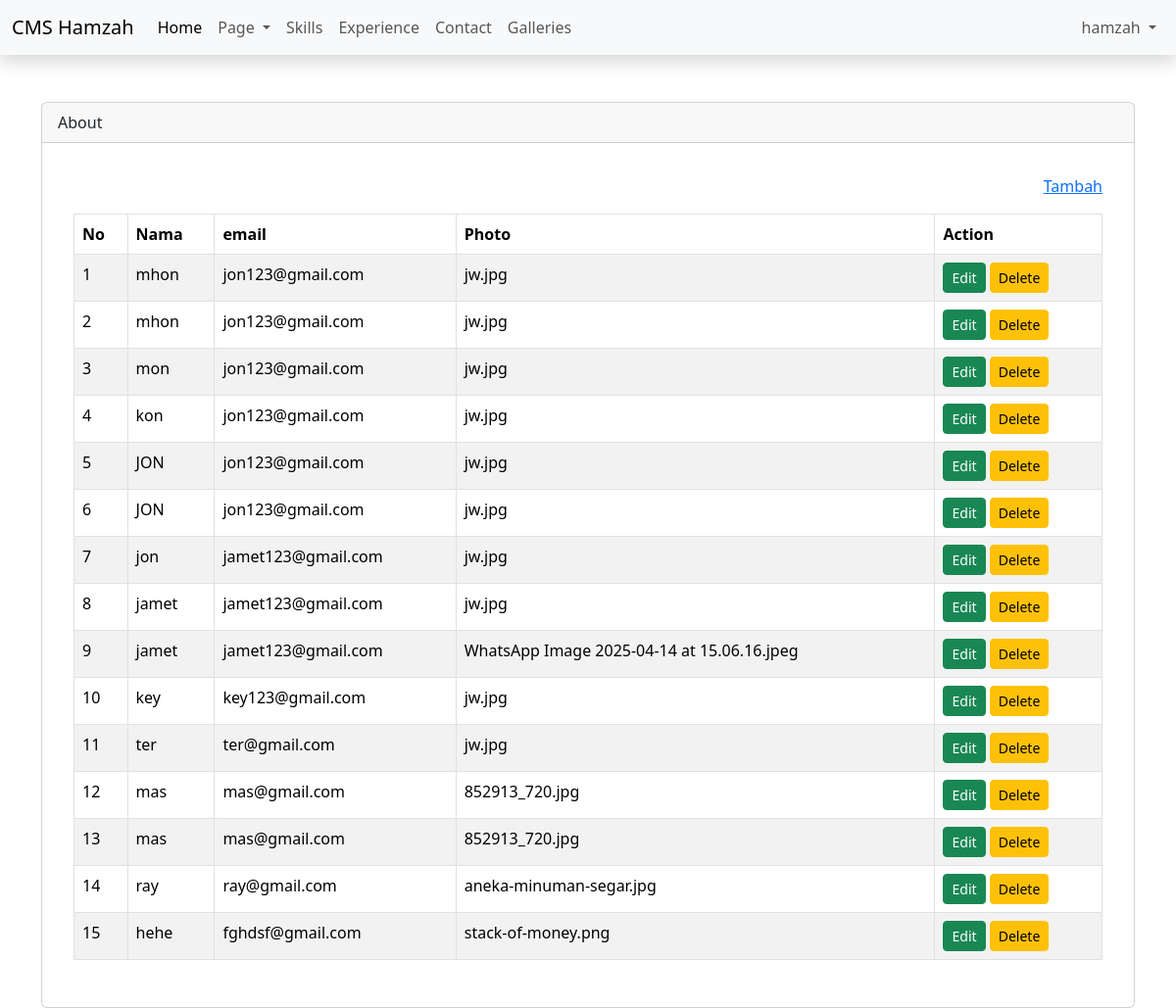
Page /admin/dashboard.php?page=about (signed in) on the committed database.
### tables this page shows
CREATE TABLE `about` (
  `id` int(1) NOT NULL,
  `name` varchar(50) NOT NULL,
  `date` date NOT NULL,
  `address` text DEFAULT NULL,
  `code` int(11) DEFAULT NULL,
  `email` varchar(256) NOT NULL,
  `phone` int(11) DEFAULT NULL,
  `photo` varchar(100) NOT NULL,
  `content` text DEFAULT NULL,
  `judul` varchar(256) DEFAULT NULL,
  `status` tinyint(1) NOT NULL DEFAULT 1,
  `created_at` timestamp NOT NULL DEFAULT current_timestamp(),
  `update_at` timestamp NULL DEFAULT NULL ON UPDATE current_timestamp()
);

### admin/content/about.php (the view, shortened to what this page needs)
<?php
$query = mysqli_query($config, "SELECT * FROM about ORDER BY id DESC");
$row = mysqli_fetch_all($query, MYSQLI_ASSOC);
?>
                        <div class="card-body">
                                <div class="table-responsive">
                                    <div align="right" class="mb-3">
                                        <a href="?page=tambah-about">Tambah</a>
                                    </div>
                                    <table class="table table-bordered table-striped">
                                        <thead>
                                            <tr>
                                                <th>No</th>
                                                <th>Nama</th>
                                                <th>email</th>
                                                <th>Photo</th>
                                                <th>Action</th>
                                            </tr>
                                        </thead>
                                        <tbody>
                                            <?php foreach ($row as $key => $data): ?>
                                            <tr>
                                                <td><?= $key +1?></td>
                                                <td><?= $data['name']?></td>
                                                <td><?= $data['email'] ?></td>
                                                <td><?= $data['photo'] ?></td>
                                                <td>
                                                    <a href="?page=tambah-about&edit=<?php echo $data['id']?>" class="btn btn-success btn-sm">Edit</a>
                                                    <a onclick="return confirm('Are You Sure?')" href="user.php"  class="btn btn-warning btn-sm">Delete</a>
                                                </td>
                                            </tr>
                                            <?php endforeach; ?>
                                        </tbody>
                                    </table>
                                </div>
                            </div>

### admin/dashboard.php (shortened to what this page needs)
<?php
$_nama = isset($_SESSION['NAME']) ? $_SESSION['NAME'] : '';
?>
<!DOCTYPE html>
<html lang="en">
<head>
    <link
        rel="stylesheet"
        href="	https://cdn.jsdelivr.net/npm/bootstrap@5.3.6/dist/css/bootstrap.min.css" />
    <link href="https://cdn.jsdelivr.net/npm/summernote@0.9.0/dist/summernote-lite.min.css" rel="stylesheet">
    <link rel="stylesheet" href="https://cdn.datatables.net/2.3.1/css/dataTables.dataTables.css" />
</head>
<body>
    <div class="wrapper">
        <?php include 'inc/header.php'; ?>
        <div class="content mt-5">
            <div class="container">
                <div class="row">
                    <div class="col-sm-12">
                        <div class="card">
                            <div class="card-header">
                                <?php echo isset($_GET['page']) ? str_replace("-", " ", ucfirst($_GET['page'])) : 'home' ?>
                            </div>
                            <div class="card-body">
                                <?php if (isset($_GET['page'])) {
                                    if (file_exists("content/" . $_GET['page'] . ".php")) {
                                        include "content/" . $_GET['page'] . ".php";
                                    } else {
                                        include "content/home.php";
                                    }
                                }
                                ?>
                            </div>
                        </div>
                    </div>
                </div>
            </div>
        </div>
    </div>
</body>
</html>

### admin/inc/header.php (shortened to what this page needs)
<header class="shadow">
    <nav class="navbar navbar-expand-lg bg-body-tertiary">
        <div class="container-fluid">
            <a class="navbar-brand" href="#">CMS Hamzah</a>
            <div class="collapse navbar-collapse" id="navbarSupportedContent">
                <ul class="navbar-nav me-auto mb-2 mb-lg-0">
                    <a class="nav-link active" aria-current="page" href="#">Home</a>
                    <li class="nav-item dropdown">
                        <a class="nav-link dropdown-toggle" href="#" role="button" data-bs-toggle="dropdown" aria-expanded="false">
                            Page
                        </a>
                    </li>
                    <li class="nav-item">
                        <a class="nav-link" href="?page=manage-skill">Skills</a>
                    </li>
                    <li class="nav-item">
                        <a class="nav-link" href="?page=manage-experience">Experience</a>
                    </li>
                    <li class="nav-item">
                        <a class="nav-link" href="?page=manage-contact">Contact</a>
                    </li>
                    <li class="nav-item">
                        <a class="nav-link" href="?page=manage-galery">Galleries</a>
                    </li>
                </ul>
                <ul class="navbar-nav mr-auto mb-2 mb-lg-0">
                    <li class="nav-item dropdown">
                        <a class="nav-link dropdown-toggle" href="#" role="button" data-bs-toggle="dropdown" aria-expanded="false">
                            <?php echo $_nama; ?>
                        </a>
                    </li>
                </ul>
            </div>
        </div>
    </nav>
</header>

### rows in the picture
about: name "mhon", email "jon123@gmail.com", photo "jw.jpg"
about: name "mhon", email "jon123@gmail.com", photo "jw.jpg"
about: name "mon", email "jon123@gmail.com", photo "jw.jpg"
about: name "kon", email "jon123@gmail.com", photo "jw.jpg"
about: name "JON", email "jon123@gmail.com", photo "jw.jpg"
about: name "JON", email "jon123@gmail.com", photo "jw.jpg"
about: name "jon", email "jamet123@gmail.com", photo "jw.jpg"
about: name "jamet", email "jamet123@gmail.com", photo "jw.jpg"
about: name "jamet", email "jamet123@gmail.com", photo "WhatsApp Image 2025-04-14 at 15.06.16.jpeg"
about: name "key", email "key123@gmail.com", photo "jw.jpg"
about: name "ter", email "ter@gmail.com", photo "jw.jpg"
about: name "mas", email "mas@gmail.com", photo "852913_720.jpg"
about: name "mas", email "mas@gmail.com", photo "852913_720.jpg"
about: name "ray", email "ray@gmail.com", photo "aneka-minuman-segar.jpg"
about: name "hehe", email "fghdsf@gmail.com", photo "stack-of-money.png"

### other values in the picture
$_nama "hamzah"
str_replace("-", " ", ucfirst($_GET['page'])) "About"
